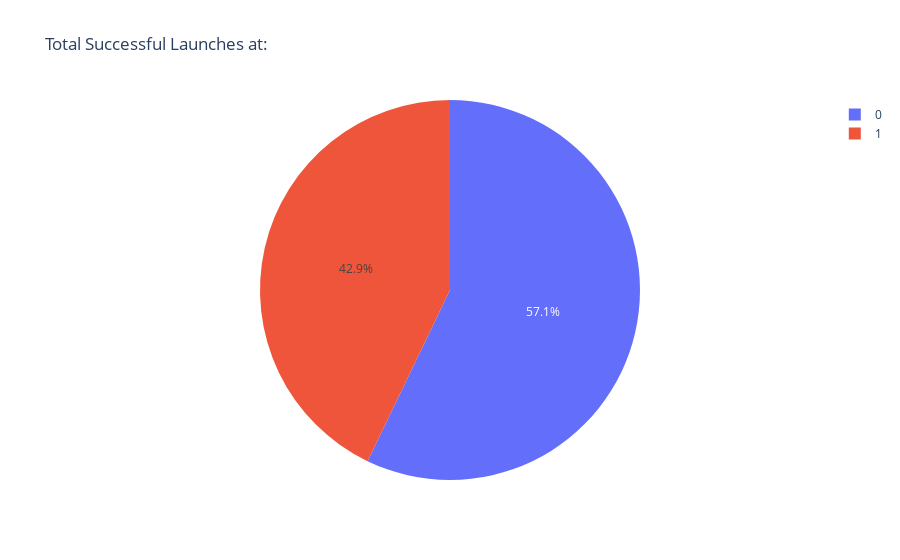

The cell this chart's notebook holds for it:
### Code cell
px.pie(filtered_grp, values='Flight Number', 
        names='class', 
        title='Total Successful Launches at:')

### Figure 1 — Plotly figure (JSON) as saved in the notebook; plotly's stock layout.template omitted (floating-point values rounded to 4 significant figures)
{"data": [{"domain": {"x": [0, 1], "y": [0, 1]}, "hovertemplate": "class=%{label}<br>Flight Number=%{value}<extra></extra>", "labels": [0, 1], "legendgroup": "", "name": "", "showlegend": true, "type": "pie", "values": [4, 3]}], "layout": {"legend": {"tracegroupgap": 0}, "title": {"text": "Total Successful Launches at:"}}}
